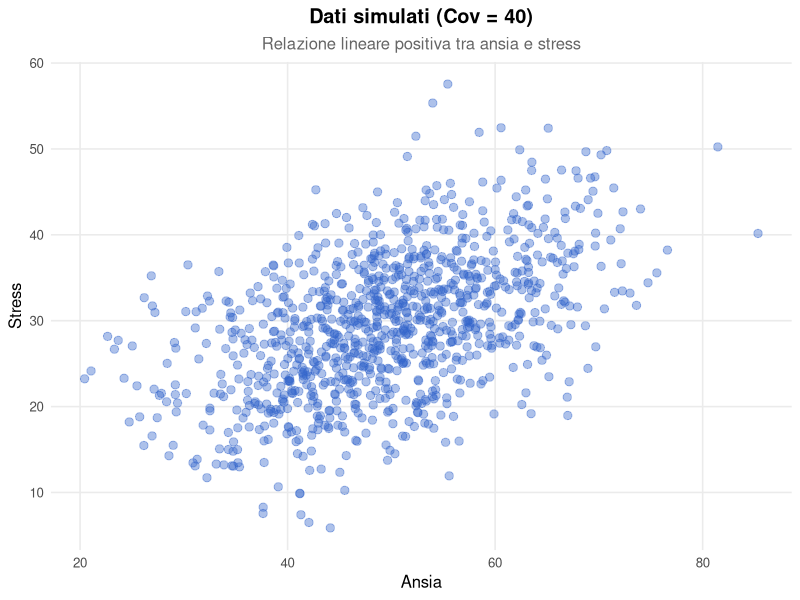
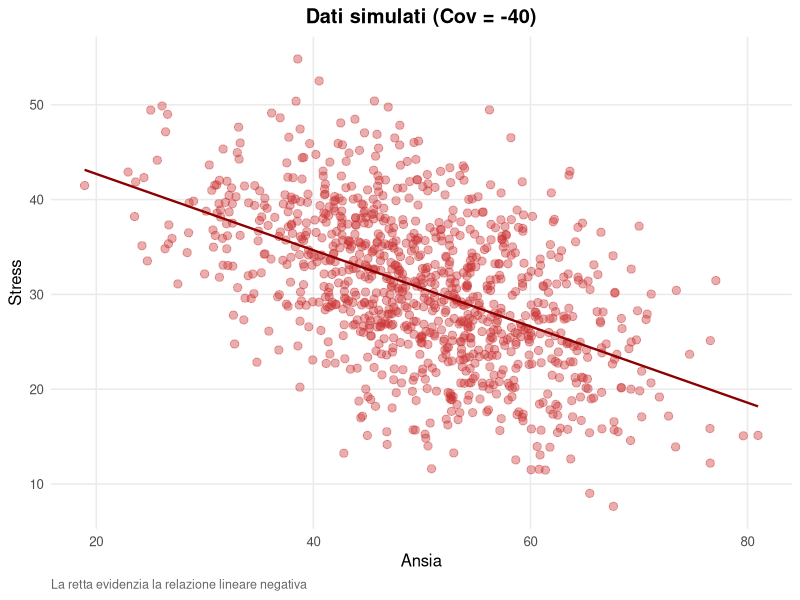
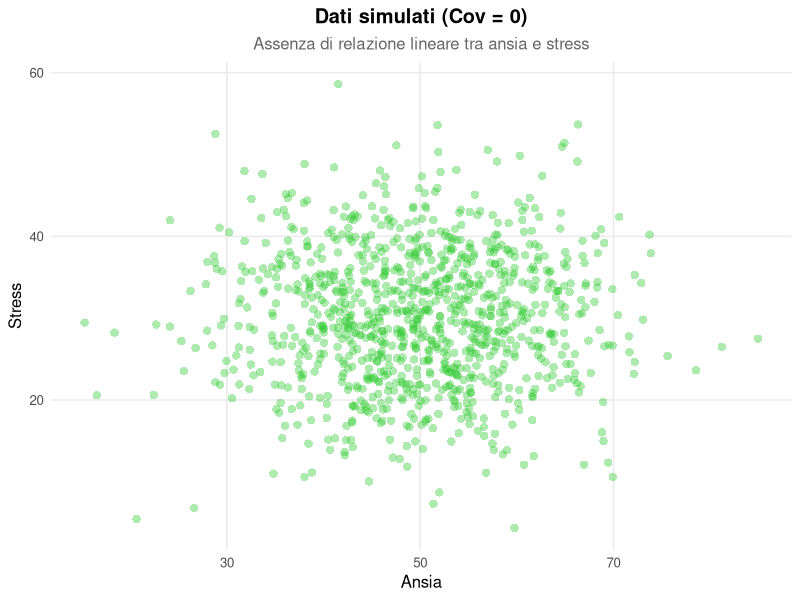
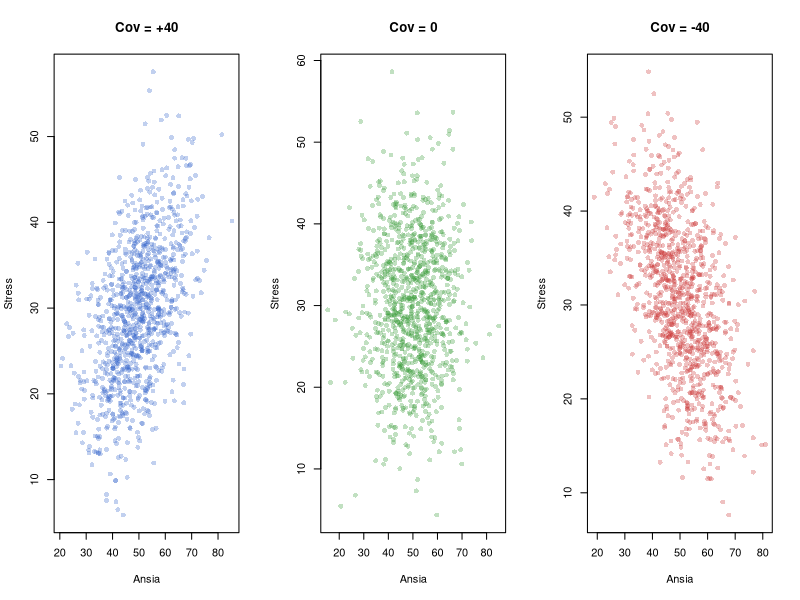
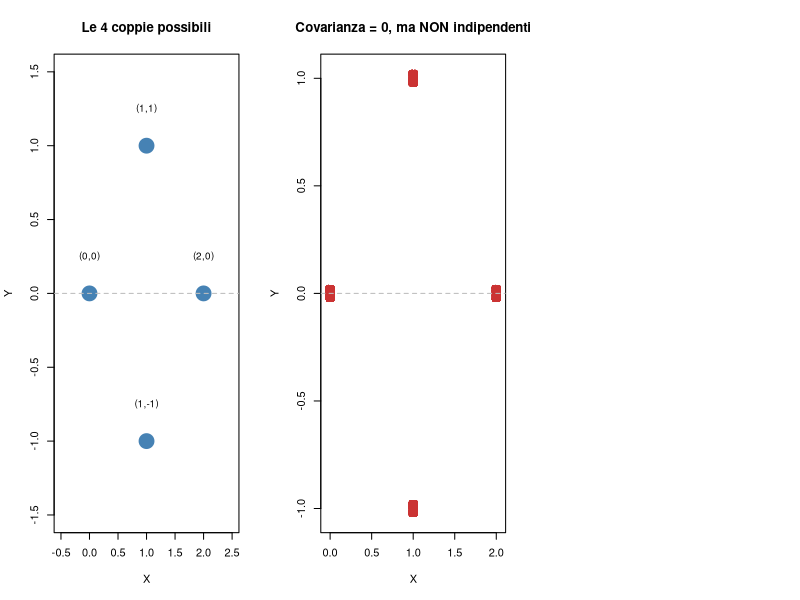
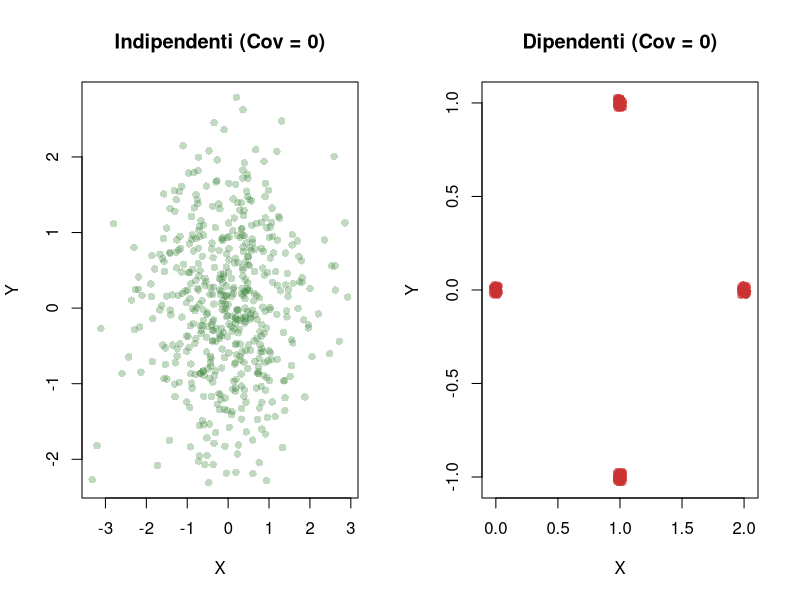
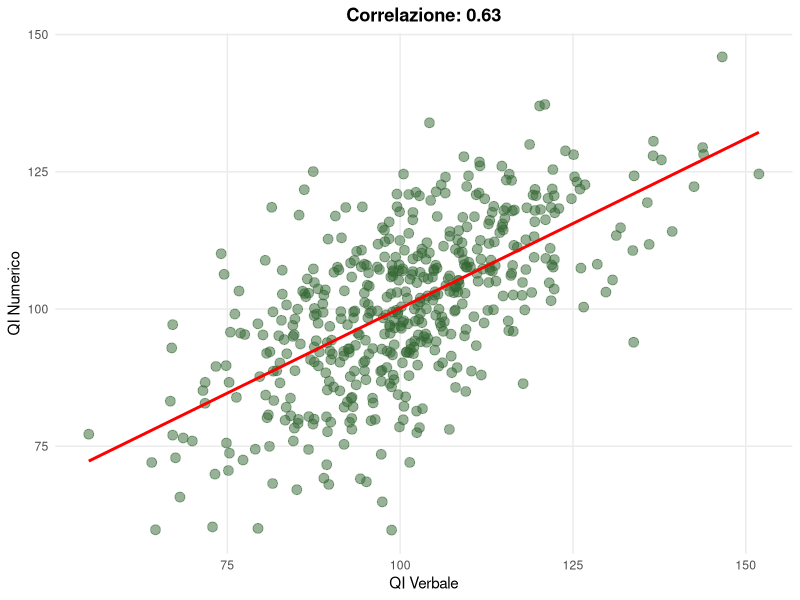

The R source for these figures, in order:
## ---- chunk 1
#| echo: false
#| output: false
library(tibble)
library(dplyr)
library(knitr)
library(kableExtra)
## ---- chunk 2
# Riga 1: X = 0
riga1 <- c(1/8, 0)

# Riga 2: X = 1
riga2 <- c(2/8, 1/8)

# Riga 3: X = 2
riga3 <- c(1/8, 2/8)

# Riga 4: X = 3
riga4 <- c(0, 1/8)
## ---- chunk 3
tabella <- rbind(riga1, riga2, riga3, riga4)
tabella
## ---- chunk 4
rownames(tabella) <- c("X=0", "X=1", "X=2", "X=3")
colnames(tabella) <- c("Y=0", "Y=1")

tabella
## ---- chunk 5
sum(tabella)
## ---- chunk 6
P_X <- rowSums(tabella)
P_X
## ---- chunk 7
P_Y <- colSums(tabella)
P_Y
## ---- chunk 8
# Valori che X può assumere
valori_X <- c(0, 1, 2, 3)

# Valori che Y può assumere
valori_Y <- c(0, 1)
## ---- chunk 9
E_X <- sum(valori_X * P_X)
E_X
## ---- chunk 10
E_Y <- sum(valori_Y * P_Y)
E_Y
## ---- chunk 11
# Per ogni cella: x * y * P(x, y)
termine_00 <- 0 * 0 * tabella["X=0", "Y=0"]  # = 0
termine_01 <- 0 * 1 * tabella["X=0", "Y=1"]  # = 0
termine_10 <- 1 * 0 * tabella["X=1", "Y=0"]  # = 0
termine_11 <- 1 * 1 * tabella["X=1", "Y=1"]  # = 1/8
termine_20 <- 2 * 0 * tabella["X=2", "Y=0"]  # = 0
termine_21 <- 2 * 1 * tabella["X=2", "Y=1"]  # = 4/8
termine_30 <- 3 * 0 * tabella["X=3", "Y=0"]  # = 0
termine_31 <- 3 * 1 * tabella["X=3", "Y=1"]  # = 3/8
## ---- chunk 12
E_XY <- termine_00 + termine_01 + termine_10 + termine_11 +
        termine_20 + termine_21 + termine_30 + termine_31
E_XY
## ---- chunk 13
# Solo i termini non nulli
E_XY <- 1 * 1 * (1/8) + 2 * 1 * (2/8) + 3 * 1 * (1/8)
E_XY
## ---- chunk 14
Cov_XY <- E_XY - E_X * E_Y
Cov_XY
## ---- chunk 15
# E(X^2): media dei quadrati
E_X2 <- sum(valori_X^2 * P_X)
E_X2
## ---- chunk 16
# Varianza
Var_X <- E_X2 - E_X^2
Var_X
## ---- chunk 17
E_Y2 <- sum(valori_Y^2 * P_Y)
Var_Y <- E_Y2 - E_Y^2
Var_Y
## ---- chunk 18
rho <- Cov_XY / sqrt(Var_X * Var_Y)
rho
## ---- chunk 19
# Probabilità congiunta (dalla tabella)
P_congiunta <- tabella["X=1", "Y=0"]
P_congiunta
## ---- chunk 20
# Prodotto delle marginali
P_prodotto <- P_X["X=1"] * P_Y["Y=0"]
P_prodotto
## ---- chunk 21
c(Congiunta = P_congiunta, Prodotto = P_prodotto)
## ---- chunk 22
# Per X = 0
P_X["X=0"] * P_Y["Y=0"]
P_X["X=0"] * P_Y["Y=1"]
## ---- chunk 23
# Per X = 1
P_X["X=1"] * P_Y["Y=0"]
P_X["X=1"] * P_Y["Y=1"]
## ---- chunk 24
# Per X = 2
P_X["X=2"] * P_Y["Y=0"]
P_X["X=2"] * P_Y["Y=1"]
## ---- chunk 25
# Numero di esperimenti
n <- 10000

# Lanciamo 3 monete per ogni esperimento
# Ogni riga: un esperimento; ogni colonna: una moneta
lanci <- matrix(sample(0:1, n * 3, replace = TRUE),
                nrow = n, ncol = 3)
## ---- chunk 26
# Prime 6 righe della matrice
head(lanci)
## ---- chunk 27
# X = somma delle 3 monete (totale teste)
X <- rowSums(lanci)

# Y = risultato della prima moneta
Y <- lanci[, 1]
## ---- chunk 28
head(X, 10)
## ---- chunk 29
# Distribuzione di X
table(X) / n
## ---- chunk 30
cov(X, Y)
## ---- chunk 31
cor(X, Y)
## ---- chunk 32
medie <- c(50, 30)
## ---- chunk 33
#       Ansia  Stress
# Ansia   100     40
# Stress   40     64

Sigma <- matrix(c(100, 40,
                   40, 64), 
                nrow = 2)
Sigma
## ---- chunk 34
library(MASS)

dati <- mvrnorm(n = 1000, mu = medie, Sigma = Sigma)
## ---- chunk 35
colnames(dati) <- c("Ansia", "Stress")
head(dati)
## ---- chunk 36
colMeans(dati)
## ---- chunk 37
cov(dati[, "Ansia"], dati[, "Stress"])
## ---- chunk 38
cov(dati) |> round(2)
## ---- chunk 39
Sigma
## ---- chunk 40
#| echo: false
library(ggplot2)

ggplot(dati, aes(x = Ansia, y = Stress)) +
  geom_point(alpha = 0.4, size = 2.5, color = "#3366CC") +  # colore esadecimale simile a RGB(0.2,0.4,0.8)
  labs(
    x = "Ansia",
    y = "Stress",
    title = "Dati simulati (Cov = 40)",
    subtitle = "Relazione lineare positiva tra ansia e stress"
  ) +
  theme_minimal(base_size = 12) +
  theme(
    plot.title = element_text(hjust = 0.5, face = "bold"),
    plot.subtitle = element_text(hjust = 0.5, color = "gray40"),
    panel.grid.minor = element_blank()
  )
## ---- chunk 41
Sigma_neg <- matrix(c(100, -40,
                      -40,  64), nrow = 2)

dati_neg <- mvrnorm(n = 1000, mu = medie, Sigma = Sigma_neg)
colnames(dati_neg) <- c("Ansia", "Stress")
## ---- chunk 42
#| echo: false
ggplot(dati_neg, aes(x = Ansia, y = Stress)) +
  geom_point(alpha = 0.4, size = 2.5, color = "#CC3333") +
  geom_smooth(method = "lm", se = FALSE, color = "darkred", linewidth = 0.8) +
  labs(
    x = "Ansia", 
    y = "Stress",
    title = "Dati simulati (Cov = -40)",
    caption = "La retta evidenzia la relazione lineare negativa"
  ) +
  theme_minimal(base_size = 12) +
  theme(
    plot.title = element_text(hjust = 0.5, face = "bold"),
    plot.caption = element_text(hjust = 0, color = "gray40", size = 9),
    panel.grid.minor = element_blank()
  )
## ---- chunk 43
Sigma_zero <- matrix(c(100,  0,
                         0, 64), nrow = 2)

dati_ind <- mvrnorm(n = 1000, mu = medie, Sigma = Sigma_zero)
colnames(dati_ind) <- c("Ansia", "Stress")
## ---- chunk 44
#| echo: false
ggplot(dati_ind, aes(x = Ansia, y = Stress)) +
  geom_point(
    alpha = 0.4, 
    size = 2.5, 
    color = "#33CC33",  # Verde simile a RGB(0.2, 0.6, 0.2)
    shape = 16
  ) +
  labs(
    x = "Ansia",
    y = "Stress",
    title = "Dati simulati (Cov = 0)",
    subtitle = "Assenza di relazione lineare tra ansia e stress"
  ) +
  theme_minimal(base_size = 12) +
  theme(
    plot.title = element_text(hjust = 0.5, face = "bold"),
    plot.subtitle = element_text(hjust = 0.5, color = "gray40"),
    panel.grid.minor = element_blank()
  )
## ---- chunk 45
#| echo: false
#| fig-height: 4
par(mfrow = c(1, 3))
plot(dati, pch = 16, col = rgb(0.2, 0.4, 0.8, 0.3),
     xlab = "Ansia", ylab = "Stress", main = "Cov = +40")
plot(dati_ind, pch = 16, col = rgb(0.2, 0.6, 0.2, 0.3),
     xlab = "Ansia", ylab = "Stress", main = "Cov = 0")
plot(dati_neg, pch = 16, col = rgb(0.8, 0.2, 0.2, 0.3),
     xlab = "Ansia", ylab = "Stress", main = "Cov = -40")
## ---- chunk 46
# Covarianza teorica
cov_teorica <- 40

# Deviazioni standard teoriche
sd_ansia <- sqrt(100)  # = 10
sd_stress <- sqrt(64)  # = 8

# Correlazione teorica
rho_teorica <- cov_teorica / (sd_ansia * sd_stress)
rho_teorica
## ---- chunk 47
cor(dati[, "Ansia"], dati[, "Stress"])
## ---- chunk 48
#| echo: false
#| fig-height: 5
plot(c(0, 1, 1, 2), c(0, 1, -1, 0), 
     pch = 19, cex = 3, col = "steelblue",
     xlim = c(-0.5, 2.5), ylim = c(-1.5, 1.5),
     xlab = "X", ylab = "Y",
     main = "Le 4 coppie possibili")
abline(h = 0, lty = 2, col = "gray")
text(c(0, 1, 1, 2), c(0, 1, -1, 0) + 0.25, 
     labels = c("(0,0)", "(1,1)", "(1,-1)", "(2,0)"), cex = 0.9)
## ---- chunk 49
n <- 10000

# 2500 copie di ogni coppia
X1 <- rep(0, times = 2500); Y1 <- rep(0, times = 2500)
X2 <- rep(1, times = 2500); Y2 <- rep(1, times = 2500)
X3 <- rep(1, times = 2500); Y3 <- rep(-1, times = 2500)
X4 <- rep(2, times = 2500); Y4 <- rep(0, times = 2500)
## ---- chunk 50
X_ordinato <- c(X1, X2, X3, X4)
Y_ordinato <- c(Y1, Y2, Y3, Y4)

# Ordine casuale
ordine_casuale <- sample(1:n)
X <- X_ordinato[ordine_casuale]
Y <- Y_ordinato[ordine_casuale]
## ---- chunk 51
table(X, Y)
## ---- chunk 52
cov(X, Y)
## ---- chunk 53
# Quante volte compare (X=0, Y=1)?
sum(X == 0 & Y == 1)
## ---- chunk 54
table(X, Y)
## ---- chunk 55
#| echo: false
#| fig-height: 5
plot(jitter(X, 0.15), jitter(Y, 0.15), 
     pch = 16, col = rgb(0.8, 0.2, 0.2, 0.3),
     xlab = "X", ylab = "Y",
     main = "Covarianza = 0, ma NON indipendenti")
abline(h = 0, lty = 2, col = "gray")
## ---- chunk 56
#| echo: false
#| fig-height: 4
par(mfrow = c(1, 2))

# Indipendenti con Cov = 0
set.seed(111)
x1 <- rnorm(500)
y1 <- rnorm(500)
plot(x1, y1, pch = 16, col = rgb(0.2, 0.5, 0.2, 0.3),
     main = "Indipendenti (Cov = 0)", xlab = "X", ylab = "Y")

# Dipendenti con Cov = 0
plot(jitter(X[1:500], 0.15), jitter(Y[1:500], 0.15), 
     pch = 16, col = rgb(0.8, 0.2, 0.2, 0.3),
     main = "Dipendenti (Cov = 0)", xlab = "X", ylab = "Y")
## ---- chunk 57
#| echo: true
library(MASS)
set.seed(111)

# 1. Parametri delle due variabili
media_X <- 50
media_Y <- 50
sd_X    <- 10
sd_Y    <- 10
rho     <- 0.6

# 2. Matrice di covarianza
Sigma <- matrix(
  c(sd_X^2,        rho * sd_X * sd_Y,
    rho * sd_X * sd_Y,  sd_Y^2),
  nrow = 2
)
## ---- chunk 58
# 3. Simulazione di 10.000 osservazioni
dati <- mvrnorm(
  n = 10000,
  mu = c(media_X, media_Y),
  Sigma = Sigma
)

dati[1:10, ]
## ---- chunk 59
X <- dati[, 1]
Y <- dati[, 2]
## ---- chunk 60
var_X  <- var(X)
var_Y  <- var(Y)
cov_XY <- cov(X, Y)

c(
  Var_somma_osservata = var(X + Y),
  Var_somma_teorica   = var_X + var_Y + 2 * cov_XY
)
## ---- chunk 61
#| echo: true
library(MASS)
set.seed(222)

n <- 10000
sd_xy <- 10
## ---- chunk 62
X_ind <- rnorm(n, mean = 0, sd = sd_xy)
Y_ind <- rnorm(n, mean = 0, sd = sd_xy)

var_somma_ind <- var(X_ind + Y_ind)
var_somma_ind
## ---- chunk 63
rho <- 0.7

Sigma_corr <- matrix(
  c(sd_xy^2,        rho * sd_xy^2,
    rho * sd_xy^2,  sd_xy^2),
  nrow = 2
)

dati_corr <- mvrnorm(n, mu = c(0, 0), Sigma = Sigma_corr)

var_somma_corr <- var(dati_corr[,1] + dati_corr[,2])
var_somma_corr
## ---- chunk 64
c(
  Var_somma_indipendenti = var_somma_ind,
  Var_somma_correlati    = var_somma_corr
)
## ---- chunk 65
#| echo: true
set.seed(333)

# Matrice di covarianza
sigma_qi <- 15
rho_qi <- 0.65
cov_qi <- rho_qi * sigma_qi^2
Sigma_qi <- matrix(c(225, cov_qi, cov_qi, 225), nrow = 2)
Sigma_qi
## ---- chunk 66
# Simulazione
qi_dati <- mvrnorm(500, mu = c(100, 100), Sigma = Sigma_qi)
head(qi_dati)
## ---- chunk 67

qi_verbale <- qi_dati[, 1]
qi_numerico <- qi_dati[, 2]

cat("Correlazione osservata:", cor(qi_verbale, qi_numerico), "\n")
## ---- chunk 68
#| echo: false

df <- data.frame(
  qi_verbale = qi_verbale, 
  qi_numerico = qi_numerico
)
ggplot(df, aes(x = qi_verbale, y = qi_numerico)) +
  geom_point(alpha = 0.5, size = 3, color = "#336633") +  # rgb(0.2, 0.5, 0.3) in esadecimale
  geom_smooth(method = "lm", se = FALSE, color = "red", size = 1) +
  labs(
    x = "QI Verbale",
    y = "QI Numerico",
    title = paste("Correlazione:", round(cor(qi_verbale, qi_numerico), 2))
  ) +
  theme_minimal() +
  theme(
    plot.title = element_text(hjust = 0.5, face = "bold"),
    panel.grid.minor = element_blank()
  )
